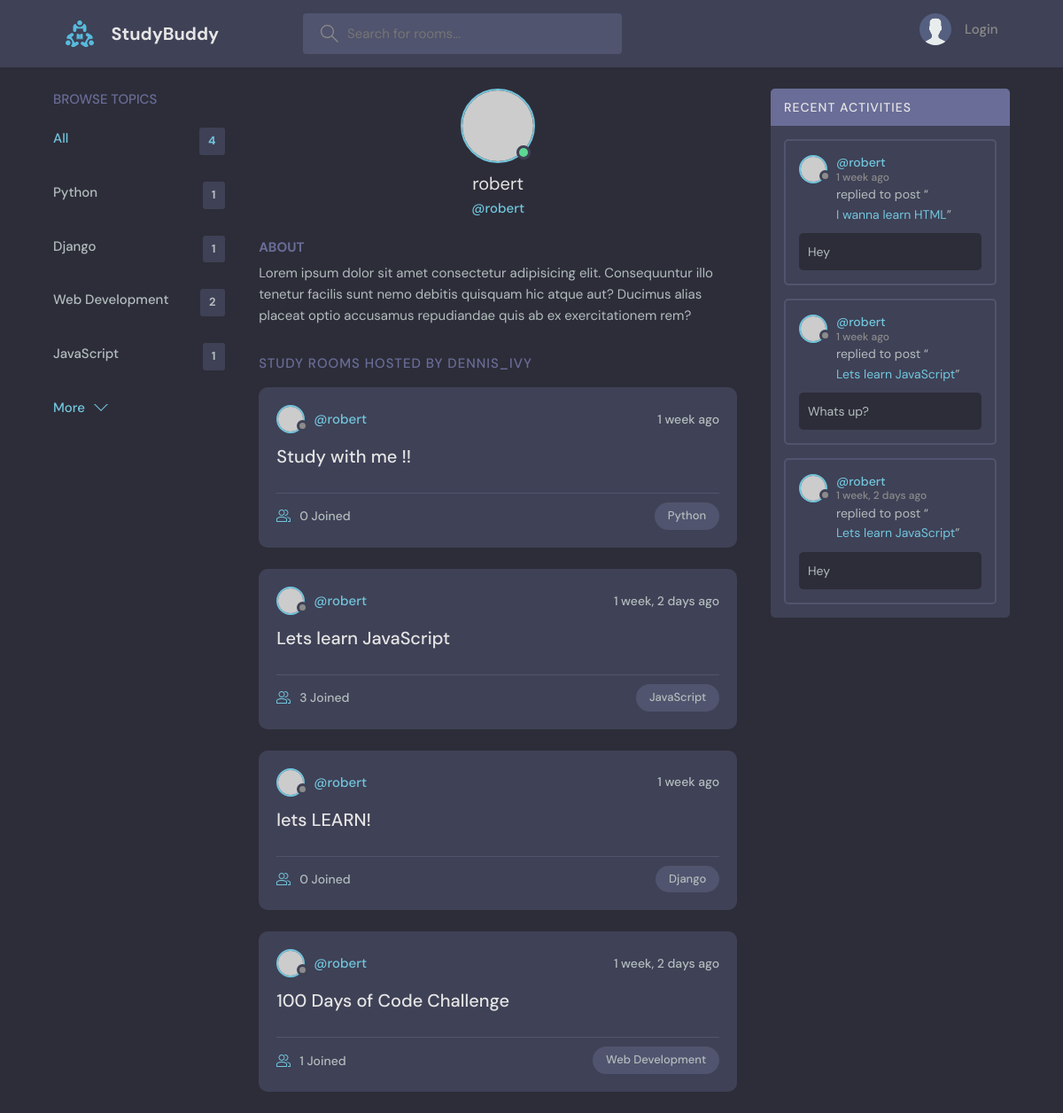
The page /profile.html/1/ on the database as committed earlier.
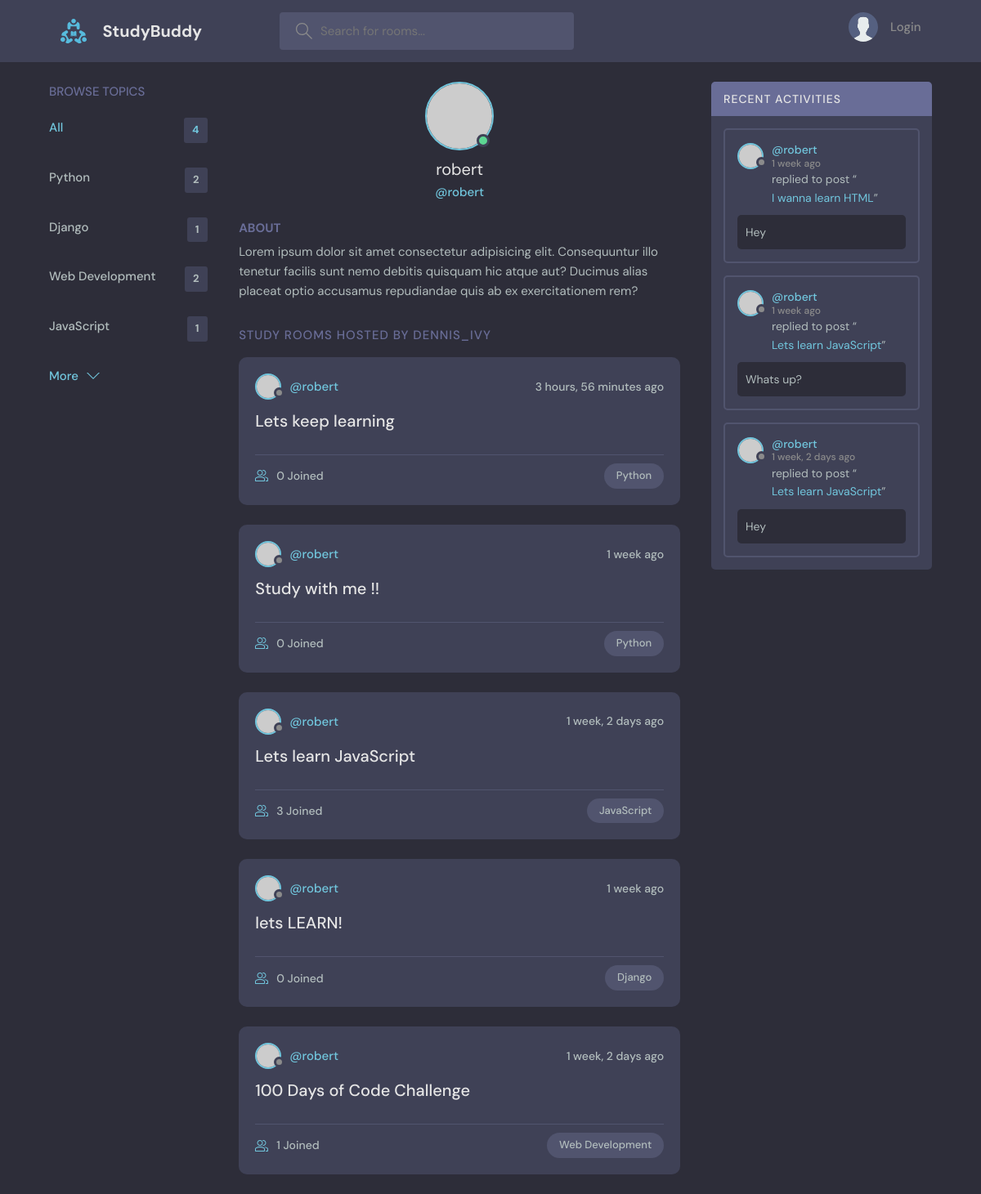
The same page on the database as committed later.
### base/models.py (models this page shows, shortened)
class Topic(models.Model):
    name = models.CharField(max_length=200)

class Room(models.Model):
    host = models.ForeignKey(User, on_delete=models.SET_NULL, null=True)
    topic = models.ForeignKey(Topic, on_delete=models.SET_NULL, null=True)
    name = models.CharField(max_length=200)
    description = models.TextField(null=True, blank=True)
    participants = models.ManyToManyField(
        User, related_name='participants', blank=True)
    updated = models.DateTimeField(auto_now=True)
    created = models.DateTimeField(auto_now_add=True)
    class Meta:
        ordering = ['-updated', '-created' ]
    def __str__(self):
        return self.name

class Message(models.Model):
    user = models.ForeignKey(User, on_delete=models.CASCADE)
    room = models.ForeignKey(Room, on_delete=models.CASCADE)
    body = models.TextField()
    updated = models.DateTimeField(auto_now=True)
    created = models.DateTimeField(auto_now_add=True)
    class Meta:
        ordering = ['-updated', '-created' ]

### base/views.py (the view)
# urls.py: path('profile.html/<str:pk>/', views.userProfile, name="user-profile"),
def userProfile(request, pk):
    user = User.objects.get(id=pk)
    rooms = user.room_set.all()
    room_messages = user.message_set.all()
    topics = Topic.objects.all()
    context = {'user': user, 'rooms': rooms,
        'room_messages': room_messages, 'topics': topics}
    return render(request, 'base/profile.html', context)

### base/templates/base/profile.html (shortened to what this page needs)
{% extends 'main.html' %}
{% block content %}
  <main class="profile-page layout layout--3">
    <div class="container">
      {% include 'base/topics_component.html' %}
      <div class="roomList">
        <div class="profile">
          <div class="profile__avatar">
            <div class="avatar avatar--large active">
              <img src="https://randomuser.me/api/portraits/men/11.jpg" />
            </div>
          </div>
          <div class="profile__info">
            <h3>{{user.username}}</h3>
            <p>@{{user.username}}</p>
          </div>
          <div class="profile__about">
            <h3>About</h3>
            <p>
              Lorem ipsum dolor sit amet consectetur adipisicing elit. Consequuntur illo tenetur
              facilis sunt nemo debitis quisquam hic atque aut? Ducimus alias placeat optio
              accusamus repudiandae quis ab ex exercitationem rem?
            </p>
          </div>
        </div>
        <div class="roomList__header">
          <div>
            <h2>Study Rooms Hosted by dennis_ivy</a>
            </h2>
          </div>
        </div>
        {% include 'base/feed_component.html' %}
      </div>
      {% include 'base/activity_component.html' %}
    </div>
  </main>
{% endblock content %}

### templates/main.html (shortened to what this page needs)
<!DOCTYPE html>
{% load static %}
<html lang="en">
  <head>
    <link rel="stylesheet" href="{% static 'styles/style.css' %}" />
  </head>
  <body>
    {% include 'navbar.html' %}
    {% block content %}
    {% endblock content %}
  </body>
</html>

### templates/navbar.html (shortened to what this page needs)
{% load static %}
<header class="header header--loggedIn">
    <div class="container">
      <a href="{% url 'home' %}" class="header__logo">
        <img src="{% static 'images/logo.svg' %}" />
        <h1>StudyBuddy</h1>
      </a>
      <form class="header__search" method="GET" action="{% url 'home' %}">
        <label>
          <input type="text" name="q" placeholder="Search for rooms..." />
        </label>
      </form>
      <nav class="header__menu">
        {% if request.user.is_authenticated %}
        <div class="header__user">
          <a href="{% url 'update-user' %}">
            <div class="avatar avatar--medium active">
              <img src="https://randomuser.me/api/portraits/men/37.jpg" />
            </div>
            <p>{{request.user.username}} <span>@{{request.user.username}}</span></p>
          </a>
          <button class="dropdown-button">
            <svg version="1.1" xmlns="http://www.w3.org/2000/svg" width="32" height="32" viewBox="0 0 32 32">
              <title>chevron-down</title>
              <path d="M16 21l-13-13h-3l16 16 16-16h-3l-13 13z"></path>
            </svg>
          </button>
        </div>
        {% else %}
        <a href="{% url 'login' %}">
          <img src="{% static 'images/avatar.svg' %}" />
          <p>Login</p>
        </a>
        {% endif %}
      </nav>
    </div>
  </header>

### base/templates/base/topics_component.html
<div class="topics">
    <div class="topics__header">
      <h2>Browse Topics</h2>
    </div>
    <ul class="topics__list">
      <li>
        <a href="{% url 'home' %}" class="active">All <span>{{topics.count}}</span></a>
      </li>
      {% for topic in topics %}
      <li>
        <a href="{% url 'home' %}?q={{topic.name}}">{{topic.name}} <span>{{topic.room_set.all.count}}</span></a>
      </li>
      {% endfor %}
    </ul>
    <a class="btn btn--link" href="{% url 'topics' %}">
      More
      <svg version="1.1" xmlns="http://www.w3.org/2000/svg" width="32" height="32" viewBox="0 0 32 32">
        <title>chevron-down</title>
        <path d="M16 21l-13-13h-3l16 16 16-16h-3l-13 13z"></path>
      </svg>
    </a>
  </div>

### base/templates/base/feed_component.html (shortened to what this page needs)
{% for room in rooms %}
<div class="roomListRoom">
    <div class="roomListRoom__header">
      <a href="{% url 'user-profile' room.host.id %}" class="roomListRoom__author">
        <div class="avatar avatar--small">
          <img src="https://randomuser.me/api/portraits/women/11.jpg" />
        </div>
        <span>@{{room.host.username}}</span>
      </a>
      <div class="roomListRoom__actions">
        <span>{{room.created|timesince}} ago</span>
      </div>
    </div>
    <div class="roomListRoom__content">
      <a href="{% url 'room' room.id %}">{{room.name}}</a>
    </div>
    <div class="roomListRoom__meta">
      <a href="{% url 'room' room.id %}" class="roomListRoom__joined">
        {{room.participants.all.count}} Joined
      </a>
      <p class="roomListRoom__topic">{{room.topic.name}}</p>
    </div>
  </div>
  {% endfor %}

### base/templates/base/activity_component.html (shortened to what this page needs)
<div class="activities">
    <div class="activities__header">
      <h2>Recent Activities</h2>
    </div>
    {% for message in room_messages %}
    <div class="activities__box">
      <div class="activities__boxHeader roomListRoom__header">
        <a href="{% url 'user-profile' message.user.id %}" class="roomListRoom__author">
          <div class="avatar avatar--small">
            <img src="https://randomuser.me/api/portraits/women/11.jpg" />
          </div>
          <p>
            @{{message.user}}
            <span>{{message.created|timesince}} ago</span>
          </p>
        </a>
      </div>
      <div class="activities__boxContent">
        <p>replied to post “<a href="{% url 'room' message.room.id %}">{{message.room}}</a>”</p>
        <div class="activities__boxRoomContent">
            {{message.body}}
        </div>
      </div>
    </div>
    {% endfor %}
</div>

Rows that differ between the two databases and show on the page:
computed for Topic "Python": room_set.all.count "1" → "2"
added Room: host.username "robert", created "3 hours, 56 minutes", name "Lets keep learning", participants.all.count "0", topic.name "Python"
